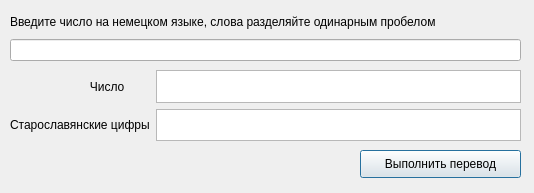
<?xml version="1.0" encoding="UTF-8"?>
<ui version="4.0">
 <class>Dialog</class>
 <widget class="QDialog" name="Dialog">
  <property name="geometry">
   <rect>
    <x>0</x>
    <y>0</y>
    <width>534</width>
    <height>193</height>
   </rect>
  </property>
  <property name="windowTitle">
   <string>Kovalev_hw1</string>
  </property>
  <widget class="QPushButton" name="pushButton">
   <property name="geometry">
    <rect>
     <x>360</x>
     <y>150</y>
     <width>161</width>
     <height>28</height>
    </rect>
   </property>
   <property name="text">
    <string>Выполнить перевод</string>
   </property>
  </widget>
  <widget class="QWidget" name="">
   <property name="geometry">
    <rect>
     <x>10</x>
     <y>70</y>
     <width>511</width>
     <height>71</height>
    </rect>
   </property>
   <layout class="QHBoxLayout" name="horizontalLayout">
    <item>
     <layout class="QVBoxLayout" name="verticalLayout">
      <item>
       <widget class="QLabel" name="label_2">
        <property name="text">
         <string>                        Число</string>
        </property>
       </widget>
      </item>
      <item>
       <widget class="QLabel" name="label_3">
        <property name="text">
         <string>Старославянские цифры</string>
        </property>
       </widget>
      </item>
     </layout>
    </item>
    <item>
     <layout class="QVBoxLayout" name="verticalLayout_2">
      <item>
       <widget class="QTextBrowser" name="textBrowser_3"/>
      </item>
      <item>
       <widget class="QTextBrowser" name="textBrowser_2"/>
      </item>
     </layout>
    </item>
   </layout>
  </widget>
  <widget class="QWidget" name="">
   <property name="geometry">
    <rect>
     <x>10</x>
     <y>10</y>
     <width>511</width>
     <height>51</height>
    </rect>
   </property>
   <layout class="QVBoxLayout" name="verticalLayout_3">
    <item>
     <widget class="QLabel" name="label">
      <property name="text">
       <string>Введите число на немецком языке, слова разделяйте одинарным пробелом</string>
      </property>
     </widget>
    </item>
    <item>
     <widget class="QLineEdit" name="lineEdit"/>
    </item>
   </layout>
  </widget>
 </widget>
 <resources/>
 <connections/>
</ui>
